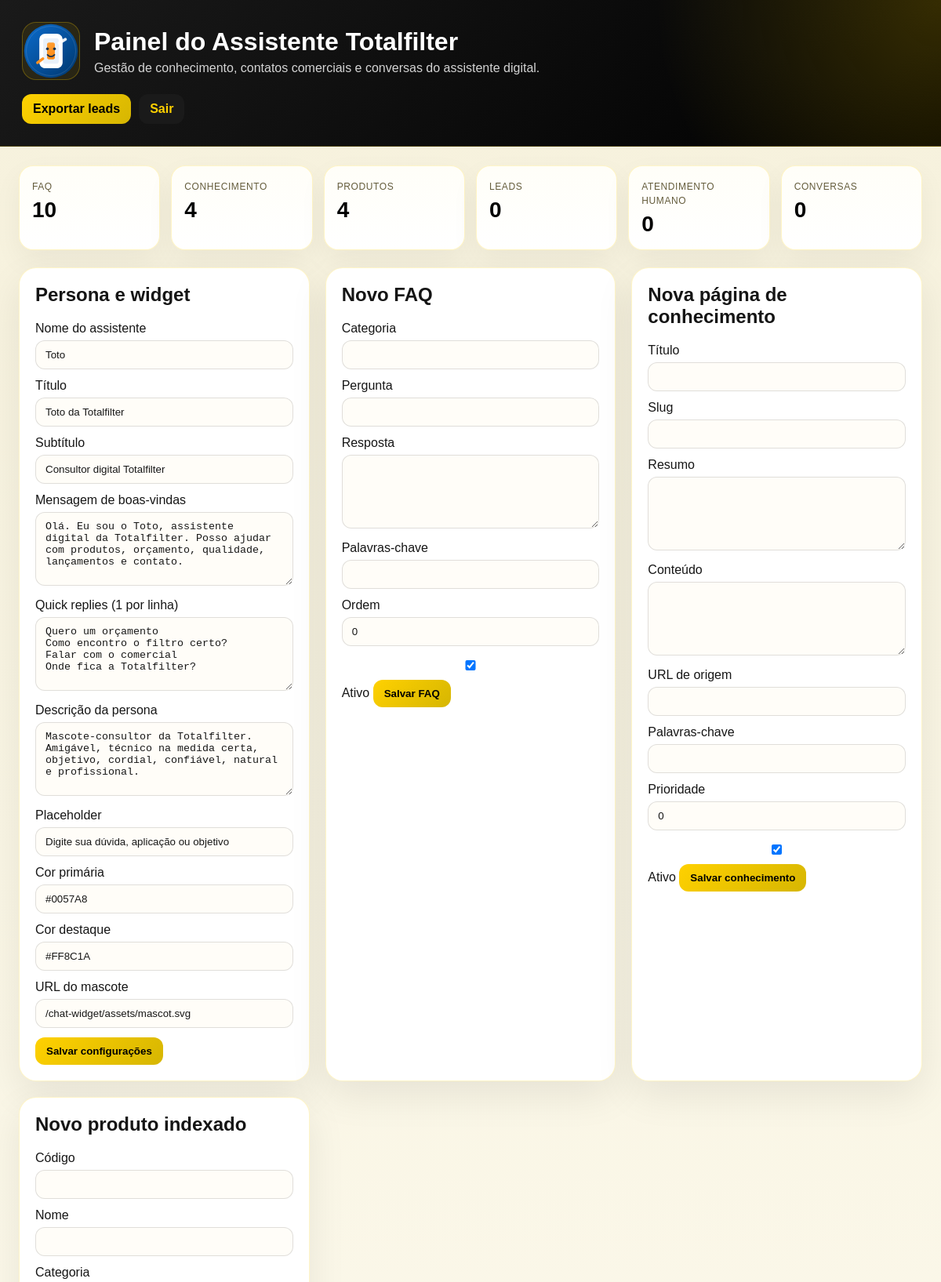
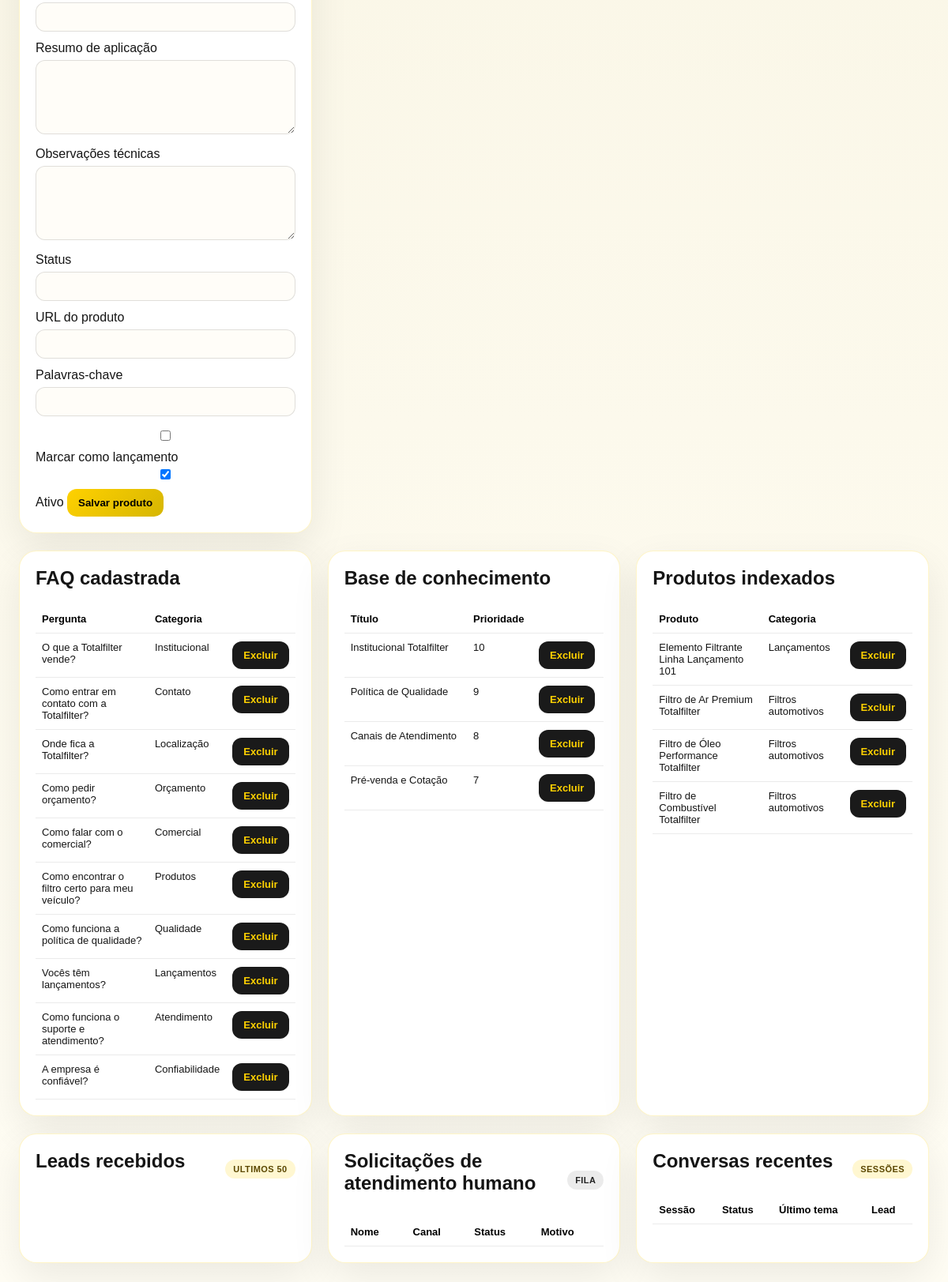
The page /admin/index.php (signed in) on the database its author committed (2 pictures, top to bottom).
### tables this page shows
CREATE TABLE IF NOT EXISTS faq_items (
    id BIGINT UNSIGNED AUTO_INCREMENT PRIMARY KEY,
    category VARCHAR(100) DEFAULT NULL,
    question VARCHAR(255) NOT NULL,
    answer TEXT NOT NULL,
    keywords VARCHAR(255) DEFAULT NULL,
    sort_order INT NOT NULL DEFAULT 0,
    is_active TINYINT(1) NOT NULL DEFAULT 1,
    created_at DATETIME NOT NULL,
    updated_at DATETIME NOT NULL,
    INDEX idx_faq_items_active (is_active, sort_order)
);

CREATE TABLE IF NOT EXISTS knowledge_pages (
    id BIGINT UNSIGNED AUTO_INCREMENT PRIMARY KEY,
    slug VARCHAR(160) NOT NULL UNIQUE,
    title VARCHAR(180) NOT NULL,
    excerpt TEXT DEFAULT NULL,
    content MEDIUMTEXT NOT NULL,
    source_type VARCHAR(50) NOT NULL DEFAULT 'manual',
    source_url VARCHAR(255) DEFAULT NULL,
    keywords VARCHAR(255) DEFAULT NULL,
    priority INT NOT NULL DEFAULT 0,
    is_active TINYINT(1) NOT NULL DEFAULT 1,
    created_at DATETIME NOT NULL,
    updated_at DATETIME NOT NULL,
    INDEX idx_knowledge_pages_active (is_active, priority)
);

CREATE TABLE IF NOT EXISTS product_index (
    id BIGINT UNSIGNED AUTO_INCREMENT PRIMARY KEY,
    product_code VARCHAR(100) DEFAULT NULL,
    product_name VARCHAR(180) NOT NULL,
    category VARCHAR(120) DEFAULT NULL,
    application_summary TEXT DEFAULT NULL,
    technical_notes TEXT DEFAULT NULL,
    status_label VARCHAR(60) DEFAULT NULL,
    product_url VARCHAR(255) DEFAULT NULL,
    keywords VARCHAR(255) DEFAULT NULL,
    is_launch TINYINT(1) NOT NULL DEFAULT 0,
    is_active TINYINT(1) NOT NULL DEFAULT 1,
    created_at DATETIME NOT NULL,
    updated_at DATETIME NOT NULL,
    INDEX idx_product_index_active (is_active, is_launch),
    INDEX idx_product_index_name (product_name),
    INDEX idx_product_index_code (product_code)
);

### public/admin/index.php (called while the page is built, shortened)
<?php
require_once dirname(__DIR__, 2) . '/admin/index.php';

### api/repositories/SettingsRepository.php (called while the page is built, shortened)
<?php
final class SettingsRepository extends BaseRepository
{
    public function all(): array
    {
        $items = $this->pdo->query('SELECT setting_key, setting_value FROM assistant_settings ORDER BY setting_key ASC')->fetchAll() ?: [];
        $settings = [];
        foreach ($items as $item) {
            $settings[$item['setting_key']] = $item['setting_value'];
        }
        return $settings;
    }
}

### api/repositories/FaqRepository.php (called while the page is built, shortened)
<?php
final class FaqRepository extends BaseRepository
{
    public function all(bool $activeOnly = true): array
    {
        $sql = 'SELECT * FROM faq_items';
        $sql .= ' ORDER BY sort_order ASC, id DESC';
        return $this->pdo->query($sql)->fetchAll() ?: [];
    }
}

### api/repositories/KnowledgeRepository.php (called while the page is built, shortened)
<?php
final class KnowledgeRepository extends BaseRepository
{
    public function pages(bool $activeOnly = true): array
    {
        $sql = 'SELECT * FROM knowledge_pages';
        $sql .= ' ORDER BY priority DESC, id DESC';
        return $this->pdo->query($sql)->fetchAll() ?: [];
    }
}

### api/repositories/ProductRepository.php (called while the page is built, shortened)
<?php
final class ProductRepository extends BaseRepository
{
    public function all(bool $activeOnly = true): array
    {
        $sql = 'SELECT * FROM product_index';
        $sql .= ' ORDER BY is_launch DESC, updated_at DESC';
        return $this->pdo->query($sql)->fetchAll() ?: [];
    }
}

### api/repositories/LeadRepository.php (called while the page is built, shortened)
<?php
final class LeadRepository extends BaseRepository
{
    public function all(int $limit = 200): array
    {
        $statement = $this->pdo->prepare('SELECT * FROM leads ORDER BY created_at DESC LIMIT :limit');
        $statement->bindValue(':limit', $limit, PDO::PARAM_INT);
        $statement->execute();
        return $statement->fetchAll() ?: [];
    }
}

### api/repositories/HandoffRepository.php (called while the page is built, shortened)
<?php
final class HandoffRepository extends BaseRepository
{
    public function all(int $limit = 100): array
    {
        $statement = $this->pdo->prepare('SELECT * FROM human_handoff_requests ORDER BY created_at DESC LIMIT :limit');
        $statement->bindValue(':limit', $limit, PDO::PARAM_INT);
        $statement->execute();
        return $statement->fetchAll() ?: [];
    }
}

### api/repositories/ChatRepository.php (called while the page is built, shortened)
<?php
final class ChatRepository extends BaseRepository
{
    public function allSessions(int $limit = 100): array
    {
        $statement = $this->pdo->prepare('SELECT * FROM chat_sessions ORDER BY updated_at DESC LIMIT :limit');
        $statement->bindValue(':limit', $limit, PDO::PARAM_INT);
        $statement->execute();
        return $statement->fetchAll() ?: [];
    }
}

### admin/index.php (the view, shortened to what this page needs)
<?php
$pdo = database();
$faqRepository = new FaqRepository($pdo);
$knowledgeRepository = new KnowledgeRepository($pdo);
$productRepository = new ProductRepository($pdo);
$leadRepository = new LeadRepository($pdo);
$handoffRepository = new HandoffRepository($pdo);
$chatRepository = new ChatRepository($pdo);
$settingsRepository = new SettingsRepository($pdo);
$settings = $settingsRepository->all();
$faqItems = $faqRepository->all(false);
$knowledgePages = $knowledgeRepository->pages(false);
$products = $productRepository->all(false);
$leads = $leadRepository->all(50);
$handoffs = $handoffRepository->all(50);
$sessions = $chatRepository->allSessions(50);
$stats = [
    'faq' => count($faqItems),
    'knowledge' => count($knowledgePages),
    'products' => count($products),
    'leads' => count($leads),
    'handoffs' => count($handoffs),
    'sessions' => count($sessions),
];
?>
<!doctype html>
<html lang="pt-BR">
<head>
</head>
<body>
    <header>
        <div class="hero">
            <img src="<?= htmlspecialchars($settings['mascot_url'] ?? '/chat-widget/assets/mascot-real.png', ENT_QUOTES, 'UTF-8') ?>" alt="Mascote Totalfilter">
            <div>
                <h1>Painel do Assistente Totalfilter</h1>
                <p>Gestão de conhecimento, contatos comerciais e conversas do assistente digital.</p>
            </div>
        </div>
        <div class="toolbar" style="margin-top:18px">
            <a class="btn" href="/admin/export-leads.php">Exportar leads</a>
            <a class="btn danger" href="/admin/logout.php">Sair</a>
        </div>
    </header>
    <main>
        <section class="stats">
            <div class="stat"><span>FAQ</span><strong><?= $stats['faq'] ?></strong></div>
            <div class="stat"><span>Conhecimento</span><strong><?= $stats['knowledge'] ?></strong></div>
            <div class="stat"><span>Produtos</span><strong><?= $stats['products'] ?></strong></div>
            <div class="stat"><span>Leads</span><strong><?= $stats['leads'] ?></strong></div>
            <div class="stat"><span>Atendimento humano</span><strong><?= $stats['handoffs'] ?></strong></div>
            <div class="stat"><span>Conversas</span><strong><?= $stats['sessions'] ?></strong></div>
        </section>
        <section class="grid">
            <div class="card">
                <h2>Persona e widget</h2>
                <form action="/admin/actions.php" method="post">
                    <label>Nome do assistente</label>
                    <input name="assistant_name" value="<?= htmlspecialchars($settings['assistant_name'] ?? 'Toto', ENT_QUOTES, 'UTF-8') ?>">
                    <label>Título</label>
                    <input name="assistant_title" value="<?= htmlspecialchars($settings['assistant_title'] ?? '', ENT_QUOTES, 'UTF-8') ?>">
                    <label>Subtítulo</label>
                    <input name="assistant_subtitle" value="<?= htmlspecialchars($settings['assistant_subtitle'] ?? '', ENT_QUOTES, 'UTF-8') ?>">
                    <label>Mensagem de boas-vindas</label>
                    <textarea name="welcome_message"><?= htmlspecialchars($settings['welcome_message'] ?? '', ENT_QUOTES, 'UTF-8') ?></textarea>
                    <label>Quick replies (1 por linha)</label>
                    <textarea name="quick_replies"><?= htmlspecialchars($settings['quick_replies'] ?? '', ENT_QUOTES, 'UTF-8') ?></textarea>
                    <label>Descrição da persona</label>
                    <textarea name="persona_description"><?= htmlspecialchars($settings['persona_description'] ?? '', ENT_QUOTES, 'UTF-8') ?></textarea>
                    <label>Placeholder</label>
                    <input name="input_placeholder" value="<?= htmlspecialchars($settings['input_placeholder'] ?? '', ENT_QUOTES, 'UTF-8') ?>">
                    <label>Cor primária</label>
                    <input name="primary_color" value="<?= htmlspecialchars($settings['primary_color'] ?? '#0057A8', ENT_QUOTES, 'UTF-8') ?>">
                    <label>Cor destaque</label>
                    <input name="accent_color" value="<?= htmlspecialchars($settings['accent_color'] ?? '#FF8C1A', ENT_QUOTES, 'UTF-8') ?>">
                    <label>URL do mascote</label>
                    <input name="mascot_url" value="<?= htmlspecialchars($settings['mascot_url'] ?? '/chat-widget/assets/mascot.svg', ENT_QUOTES, 'UTF-8') ?>">
                    <button type="submit">Salvar configurações</button>
                </form>
            </div>
            <div class="card">
                <h2>Novo FAQ</h2>
                <form action="/admin/actions.php" method="post">
                    <label>Categoria</label>
                    <input name="category">
                    <label>Pergunta</label>
                    <input name="question" required>
                    <label>Resposta</label>
                    <textarea name="answer" required></textarea>
                    <label>Palavras-chave</label>
                    <input name="keywords">
                    <label>Ordem</label>
                    <input name="sort_order" value="0">
                    <label><input type="checkbox" name="is_active" checked> Ativo</label>
                    <button type="submit">Salvar FAQ</button>
                </form>
            </div>
            <div class="card">
                <h2>Nova página de conhecimento</h2>
                <form action="/admin/actions.php" method="post">
                    <label>Título</label>
                    <input name="title" required>
                    <label>Slug</label>
                    <input name="slug">
                    <label>Resumo</label>
                    <textarea name="excerpt"></textarea>
                    <label>Conteúdo</label>
                    <textarea name="content" required></textarea>
                    <label>URL de origem</label>
                    <input name="source_url">
                    <label>Palavras-chave</label>
                    <input name="keywords">
                    <label>Prioridade</label>
                    <input name="priority" value="0">
                    <label><input type="checkbox" name="is_active" checked> Ativo</label>
                    <button type="submit">Salvar conhecimento</button>
                </form>
            </div>
            <div class="card">
                <h2>Novo produto indexado</h2>
                <form action="/admin/actions.php" method="post">
                    <label>Código</label>
                    <input name="product_code">
                    <label>Nome</label>
                    <input name="product_name" required>
                    <label>Categoria</label>
                    <input name="category">
                    <label>Resumo de aplicação</label>
                    <textarea name="application_summary"></textarea>
                    <label>Observações técnicas</label>
                    <textarea name="technical_notes"></textarea>
                    <label>Status</label>
                    <input name="status_label">
                    <label>URL do produto</label>
                    <input name="product_url">
                    <label>Palavras-chave</label>
                    <input name="keywords">
                    <label><input type="checkbox" name="is_launch"> Marcar como lançamento</label>
                    <label><input type="checkbox" name="is_active" checked> Ativo</label>
                    <button type="submit">Salvar produto</button>
                </form>
            </div>
        </section>
        <section class="grid">
            <div class="card">
                <h2>FAQ cadastrada</h2>
                <table>
                    <thead><tr><th>Pergunta</th><th>Categoria</th><th></th></tr></thead>
                    <tbody>
                    <?php foreach ($faqItems as $item): ?>
                        <tr>
                            <td><?= htmlspecialchars($item['question'], ENT_QUOTES, 'UTF-8') ?></td>
                            <td><?= htmlspecialchars((string) $item['category'], ENT_QUOTES, 'UTF-8') ?></td>
                            <td><a class="btn danger" href="/admin/actions.php?entity=faq&action=delete&id=<?= (int) $item['id'] ?>">Excluir</a></td>
                        </tr>
                    <?php endforeach; ?>
                    </tbody>
                </table>
            </div>
            <div class="card">
                <h2>Base de conhecimento</h2>
                <table>
                    <thead><tr><th>Título</th><th>Prioridade</th><th></th></tr></thead>
                    <tbody>
                    <?php foreach ($knowledgePages as $item): ?>
                        <tr>
                            <td><?= htmlspecialchars($item['title'], ENT_QUOTES, 'UTF-8') ?></td>
                            <td><?= (int) $item['priority'] ?></td>
                            <td><a class="btn danger" href="/admin/actions.php?entity=knowledge&action=delete&id=<?= (int) $item['id'] ?>">Excluir</a></td>
                        </tr>
                    <?php endforeach; ?>
                    </tbody>
                </table>
            </div>
            <div class="card">
                <h2>Produtos indexados</h2>
                <table>
                    <thead><tr><th>Produto</th><th>Categoria</th><th></th></tr></thead>
                    <tbody>
                    <?php foreach ($products as $item): ?>
                        <tr>
                            <td><?= htmlspecialchars($item['product_name'], ENT_QUOTES, 'UTF-8') ?></td>
                            <td><?= htmlspecialchars((string) $item['category'], ENT_QUOTES, 'UTF-8') ?></td>
                            <td><a class="btn danger" href="/admin/actions.php?entity=product&action=delete&id=<?= (int) $item['id'] ?>">Excluir</a></td>
                        </tr>
                    <?php endforeach; ?>
                    </tbody>
                </table>
            </div>
        </section>
        <section class="grid">
            <div class="card">
                <div class="section-head">
                    <h2>Leads recebidos</h2>
                    <span class="pill pill-new">Ultimos 50</span>
                </div>
            </div>
            <div class="card">
                <div class="section-head">
                    <h2>Solicitações de atendimento humano</h2>
                    <span class="pill pill-pending">Fila</span>
                </div>
                <table>
                    <thead><tr><th>Nome</th><th>Canal</th><th>Status</th><th>Motivo</th></tr></thead>
                </table>
            </div>
            <div class="card">
                <div class="section-head">
                    <h2>Conversas recentes</h2>
                    <span class="pill pill-active">Sessões</span>
                </div>
                <table>
                    <thead><tr><th>Sessão</th><th>Status</th><th>Último tema</th><th>Lead</th></tr></thead>
                </table>
            </div>
        </section>
    </main>
</body>
</html>

### rows shown on the page
faq_items: question "O que a Totalfilter vende?", category "Institucional"
faq_items: question "Como entrar em contato com a Totalfilter?", category "Contato"
faq_items: question "Onde fica a Totalfilter?", category "Localização"
faq_items: question "Como pedir orçamento?", category "Orçamento"
faq_items: question "Como falar com o comercial?", category "Comercial"
faq_items: question "Como encontrar o filtro certo para meu veículo?", category "Produtos"
faq_items: question "Como funciona a política de qualidade?", category "Qualidade"
faq_items: question "Vocês têm lançamentos?", category "Lançamentos"
faq_items: question "Como funciona o suporte e atendimento?", category "Atendimento"
faq_items: question "A empresa é confiável?", category "Confiabilidade"
knowledge_pages: title "Institucional Totalfilter", priority "10"
knowledge_pages: title "Política de Qualidade", priority "9"
knowledge_pages: title "Canais de Atendimento", priority "8"
knowledge_pages: title "Pré-venda e Cotação", priority "7"
product_index: product_name "Elemento Filtrante Linha Lançamento 101", category "Lançamentos"
product_index: product_name "Filtro de Ar Premium Totalfilter", category "Filtros automotivos"
product_index: product_name "Filtro de Óleo Performance Totalfilter", category "Filtros automotivos"
product_index: product_name "Filtro de Combustível Totalfilter", category "Filtros automotivos"

### other values the page prints
$stats['faq'] "10"
$stats['knowledge'] "4"
$stats['products'] "4"
$stats['leads'] "0"
$stats['handoffs'] "0"
$stats['sessions'] "0"
